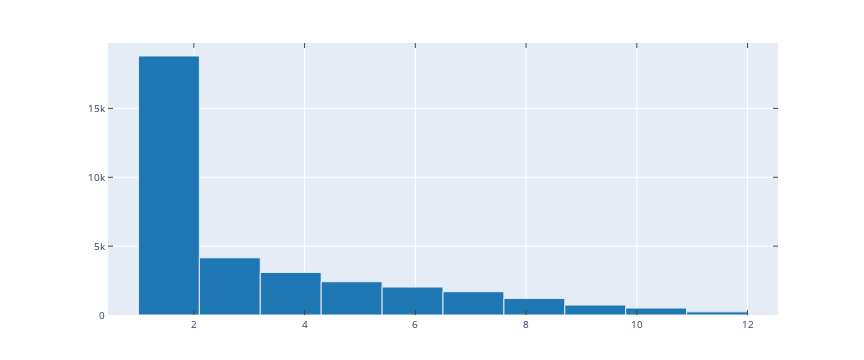

Notebook cell for this chart:
### Markdown cell above
### Atletas por ano

### Code cell
plt.rcParams['figure.figsize'] = [12, 5]
dt.anos.hist()

fig = plt.gcf() # "Get current figure"
#plt.show()
py.iplot_mpl(fig)

### Figure 1 — Plotly figure (JSON) as saved in the notebook; plotly's stock layout.template omitted (floating-point values rounded to 4 significant figures)
{"data": [{"marker": {"color": "#1F77B4", "line": {"width": 1}}, "opacity": 1, "orientation": "v", "type": "bar", "x": [1.55, 2.65, 3.75, 4.85, 5.95, 7.05, 8.15, 9.25, 10.35, 11.45], "xaxis": "x", "y": [18806, 4153, 3090, 2418, 2029, 1693, 1206, 721, 504, 230], "yaxis": "y"}], "layout": {"autosize": false, "bargap": 0, "height": 360, "hovermode": "closest", "margin": {"b": 45, "l": 108, "pad": 0, "r": 86, "t": 43}, "showlegend": false, "width": 864, "xaxis": {"anchor": "y", "domain": [0, 1], "mirror": "ticks", "nticks": 8, "range": [0.45, 12.55], "showgrid": true, "showline": true, "side": "bottom", "tickfont": {"size": 10}, "ticks": "inside", "type": "linear", "zeroline": false}, "yaxis": {"anchor": "x", "domain": [0, 1], "mirror": "ticks", "nticks": 9, "range": [0, 19750.0], "showgrid": true, "showline": true, "side": "left", "tickfont": {"size": 10}, "ticks": "inside", "type": "linear", "zeroline": false}}}
